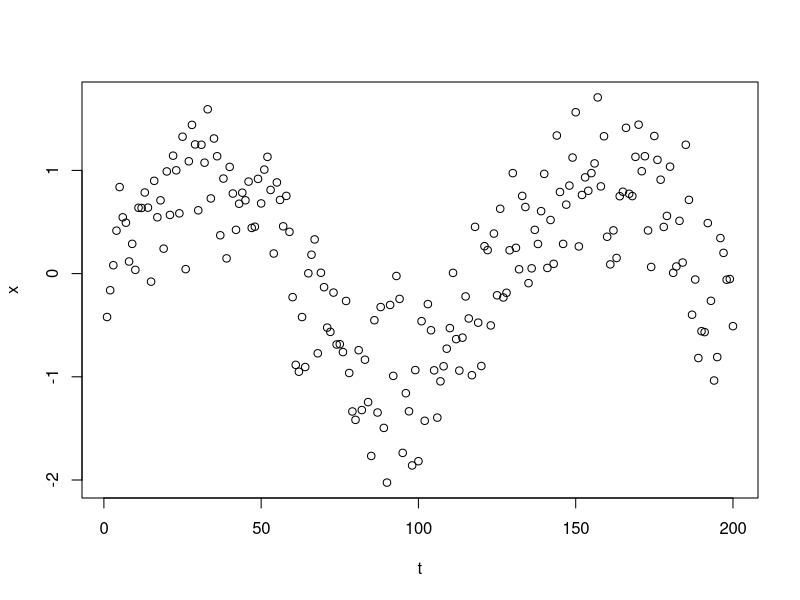
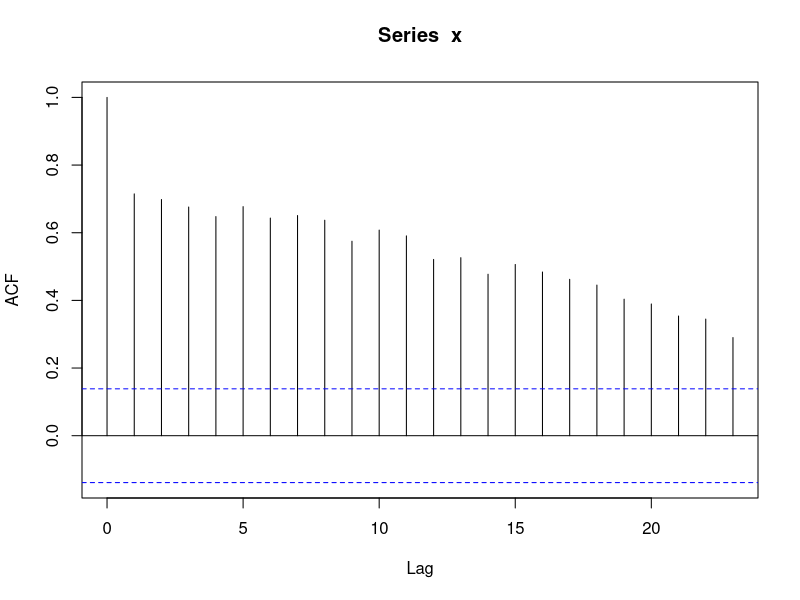

Reproduce these figures in R, in order.
## ---- chunk 1
n = 200

t = 1:n
z = rnorm(n, sd = sqrt(0.25))
x = sin(t / 20) + z 

plot(t, x)
## ---- chunk 2
acf(x)

# Verify location of the confidence interval line
2 / sqrt(n)
## ---- chunk 3
Box.test(x, lag=20, type='Ljung')
